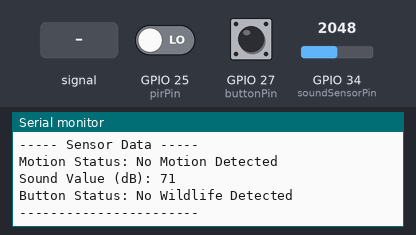
Bench run of a sketch on a simulated ESP32. Shown: the last lines printed to the serial monitor. Inputs (shaded band) come from the test bench; at power-on: GPIO 25 (pirPin) LOW, GPIO 27 (buttonPin) HIGH, GPIO 34 (soundSensorPin) = 2048. WiFi joins after 1.5 s; servers stay silent unless stated; uploads are accepted with an empty reply.

Above: at 2.7 s.
2.8 s: GPIO 25 (pirPin) driven HIGH
At 3.6 s:
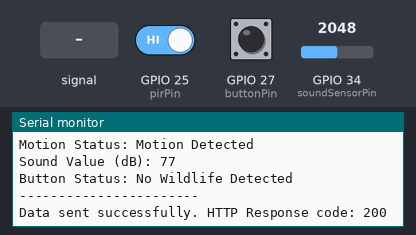
4.7 s: GPIO 27 (buttonPin) pulled LOW for 0.6 s
At 5.4 s:
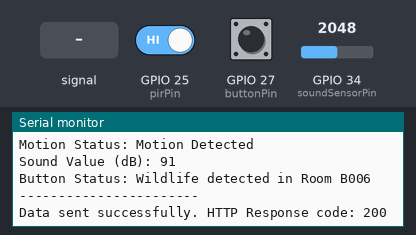
6.8 s: GPIO 34 (soundSensorPin) fed a 200 Hz sine of ±327 counts around its level
8.3 s: GPIO 34 (soundSensorPin) set to 2866
At 8.3 s:
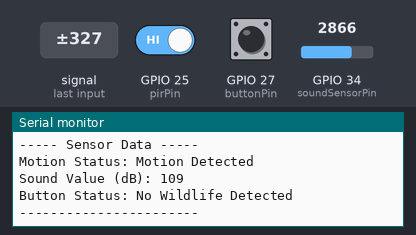
9.8 s: GPIO 34 (soundSensorPin) fed a 1000 Hz sine of ±1023 counts around its level
11.3 s: GPIO 27 (buttonPin) pulled LOW for 1 s
At 12.4 s:
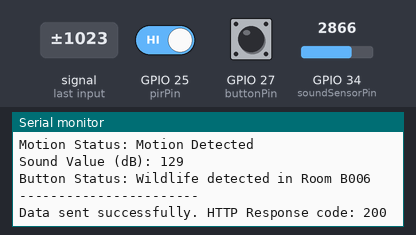
Timing chart, 0 to 14.3 s (numbered marks = the images above; inputs shaded):
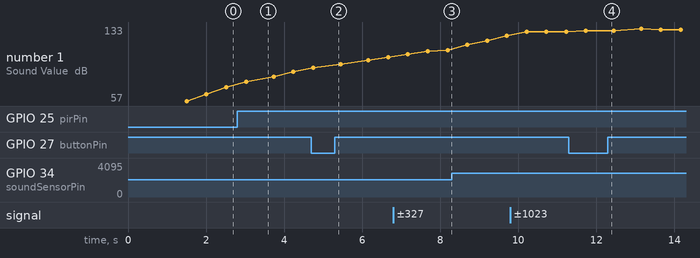

The sketch:

poacher.ino
```cpp
#include <WiFi.h>
#include <HTTPClient.h>

const char* ssid = "HUAWEI-079E";
const char* password = "19468559";
const char* serverURL = "http://192.168.8.103:3002/addSensorData";

const int pirPin = 25;
bool motionState = false;
bool previousMotionState = false;

const int soundSensorPin = 34;
const int buttonPin = 27;
bool buttonPressed = false;
bool previousButtonState = false;

float lastReading = 0;   // Last reading for the low-pass filter
float alpha = 0.1;       // Smoothing factor (you can adjust this)

void setup() {
  Serial.begin(115200);
  pinMode(pirPin, INPUT);
  pinMode(buttonPin, INPUT_PULLUP);

  // Connect to WiFi
  WiFi.begin(ssid, password);
  while (WiFi.status() != WL_CONNECTED) {
    delay(500);
    Serial.print(".");
  }
  Serial.println("\nConnected to WiFi");
}

void loop() {
  // PIR Sensor Code
  motionState = digitalRead(pirPin);
  String motionStatus = motionState ? "Motion Detected" : "No Motion Detected";

  // Sound Sensor Code with Low-Pass Filter
  int rawSoundValue = analogRead(soundSensorPin);

  // Apply Low-Pass Filter to smooth the reading
  lastReading = alpha * rawSoundValue + (1 - alpha) * lastReading;

  // Map the smoothed value to a dB level (you may adjust the mapping range)
  int db = map(lastReading, 0, 1024, 49, 90);

  // Button Code
  buttonPressed = !digitalRead(buttonPin);
  String buttonStatus = buttonPressed ? "Wildlife detected in Room B006" : "No Wildlife Detected";

  // Print sensor data to Serial Monitor
  Serial.println("----- Sensor Data -----");
  Serial.print("Motion Status: ");
  Serial.println(motionStatus);
  Serial.print("Sound Value (dB): ");
  Serial.println(db);
  Serial.print("Button Status: ");
  Serial.println(buttonStatus);
  Serial.println("-----------------------");

  // Send data if there's a change in motion or button state
  if (motionState != previousMotionState || buttonPressed != previousButtonState) {
    if (WiFi.status() == WL_CONNECTED) {
      HTTPClient http;
      http.begin(serverURL);
      http.addHeader("Content-Type", "application/json");

      // Construct JSON payload
      String jsonData = "{\"motion_status\":\"" + motionStatus +
                        "\", \"sound_value\":" + String(db) +
                        ", \"button_status\":\"" + buttonStatus + "\"}";

      int httpResponseCode = http.POST(jsonData);
      if (httpResponseCode > 0) {
        Serial.print("Data sent successfully. HTTP Response code: ");
        Serial.println(httpResponseCode);
      } else {
        Serial.print("Error sending data: ");
        Serial.println(httpResponseCode);
      }
      http.end();
    } else {
      Serial.println("Error in WiFi connection");
    }
  }

  // Update previous states
  previousMotionState = motionState;
  previousButtonState = buttonPressed;

  delay(500);  // Delay for stability and to avoid rapid repeated sends
}
```

Measured:
- after the input at 2.8 s, the serial monitor: prints a new line after 0.23 s (image 1)
- after the input at 4.7 s, the serial monitor: prints a new line after 0.05 s (image 2)
- after the input at 11.3 s, the serial monitor: prints a new line after 0.44 s (image 4)
- plotted number 1: 102 → 109 after the input at 6.8 s, 109 → 124 after the input at 8.3 s, 128 → 133 after the input at 11.3 s
